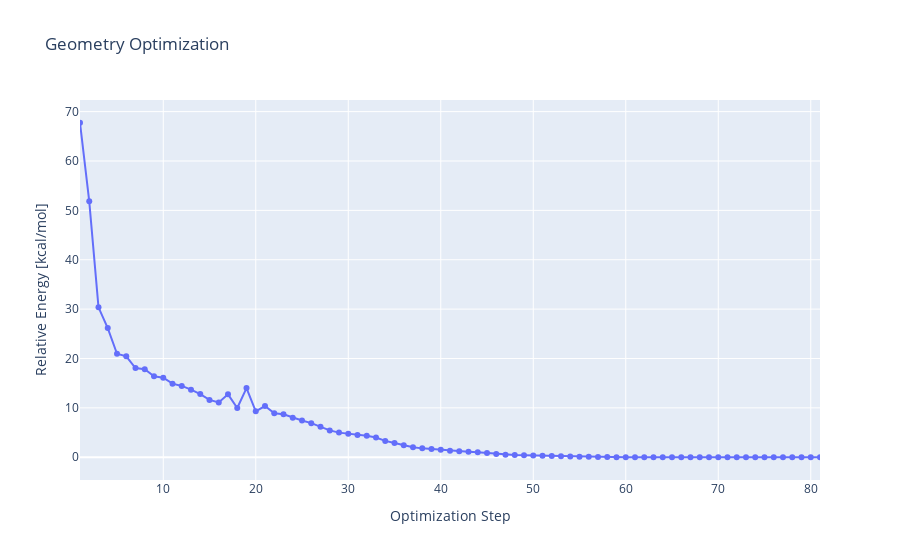

Source (notebook cell):
### Code cell
opt_record.show_history()

### Figure 1 — Plotly figure (JSON) as saved in the notebook; plotly's stock layout.template omitted (floating-point values rounded to 4 significant figures)
{"data": [{"mode": "lines+markers", "type": "scatter", "x": [1, 2, 3, 4, 5, 6, 7, 8, 9, 10, 11, 12, 13, 14, 15, 16, 17, 18, 19, 20, 21, 22, 23, 24, 25, 26, 27, 28, 29, 30, 31, 32, 33, 34, 35, 36, 37, 38, 39, 40, 41, 42, 43, 44, 45, 46, 47, 48, 49, 50, 51, 52, 53, 54, 55, 56, 57, 58, 59, 60, 61, 62, 63, 64, 65, 66, 67, 68, 69, 70, 71, 72, 73, 74, 75, 76, 77, 78, 79, 80, 81], "y": [67.74, 51.82, 30.37, 26.16, 20.96, 20.45, 18.06, 17.83, 16.4, 16.11, 14.9, 14.44, 13.69, 12.8, 11.61, 11.09, 12.74, 9.976, 14.0, 9.292, 10.38, 8.925, 8.717, 8.014, 7.433, 6.909, 6.176, 5.442, 4.988, 4.783, 4.515, 4.336, 3.994, 3.311, 2.867, 2.411, 2.025, 1.798, 1.652, 1.51, 1.298, 1.217, 1.128, 1.016, 0.845, 0.665, 0.508, 0.455, 0.399, 0.357, 0.326, 0.258, 0.193, 0.159, 0.111, 0.077, 0.056, 0.032, 0.02, 0.016, 0.013, 0.01, 0.008, 0.007, 0.007, 0.007, 0.007, 0.007, 0.007, 0.007, 0.006, 0.006, 0.006, 0.006, 0.006, 0.005, 0.005, 0.004, 0.002, 0, 0]}], "layout": {"autosize": true, "title": {"text": "Geometry Optimization"}, "xaxis": {"range": [1, 81], "title": {"text": "Optimization Step"}, "type": "linear"}, "yaxis": {"autorange": true, "range": [-5.59, 73.33], "title": {"text": "Relative Energy [kcal/mol]"}, "type": "linear", "zeroline": true}}}
